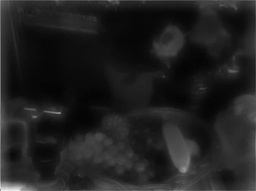
#> input picture haze.jpg, 256 x 191 px, shrunk from 700 x 521 before the run
$ python main.py
#> lines starting #> are read from the running program, lines starting #| are printed output that depends on the picture
### guidedfilter.py
#!/usr/bin/env python
# -*- coding: utf-8 -*-
"""Implementation for Guided Image Filtering
Reference:
http://research.microsoft.com/en-us/um/people/kahe/eccv10/
"""
from itertools import combinations_with_replacement
from collections import defaultdict

import numpy as np
from numpy.linalg import inv

R, G, B = 0, 1, 2  # index for convenience

def boxfilter(I, r):
    """Fast box filter implementation.

    Parameters
    ----------
    I:  a single channel/gray image data normalized to [0.0, 1.0]
    r:  window radius

    Return
    -----------
    The filtered image data.
    """
    M, N = I.shape
    dest = np.zeros((M, N))
    #print(I)

    # cumulative sum over Y axis (tate-houkou no wa)
    sumY = np.cumsum(I, axis=0)
    #print('sumY:{}'.format(sumY))
    # difference over Y axis
    dest[:r + 1] = sumY[r:2*r + 1] # top r+1 lines
    dest[r + 1:M - r] = sumY[2*r + 1:] - sumY[:M - 2*r - 1]
    #print(sumY[2*r + 1:]) # from 2*r+1 to end lines
    #print(sumY[:M - 2*r - 1]) # same lines of above, from start
    #tile replicate sumY[-1] and line them up to match the shape of (r, 1)
    dest[-r:] = np.tile(sumY[-1], (r, 1)) - sumY[M - 2*r - 1:M - r - 1] # bottom r lines

    # cumulative sum over X axis
    sumX = np.cumsum(dest, axis=1)
    #print('sumX:{}'.format(sumX))
    # difference over X axis
    dest[:, :r + 1] = sumX[:, r:2*r + 1] # left r+1 columns
    dest[:, r + 1:N - r] = sumX[:, 2*r + 1:] - sumX[:, :N - 2*r - 1]
    dest[:, -r:] = np.tile(sumX[:, -1][:, None], (1, r)) - sumX[:, N - 2*r - 1:N - r - 1] # right r columns

    #print(dest)

    return dest


def guided_filter(I, p, r=15, eps=1e-3):
    """Refine a filter under the guidance of another (RGB) image.

    Parameters
    -----------
    I:   an M * N * 3 RGB image for guidance.
    p:   the M * N filter to be guided. transmission is used for this case.
    r:   the radius of the guidance
    eps: epsilon for the guided filter

    Return
    -----------
    The guided filter.
    """
    M, N = p.shape
    base = boxfilter(np.ones((M, N)), r) # this is needed for regularization

    # each channel of I filtered with the mean filter. this is myu.
    means = [boxfilter(I[:, :, i], r) / base for i in range(3)]

    # p filtered with the mean filter
    mean_p = boxfilter(p, r) / base

    # filter I with p then filter it with the mean filter
    means_IP = [boxfilter(I[:, :, i]*p, r) / base for i in range(3)]

    # covariance of (I, p) in each local patch
    covIP = [means_IP[i] - means[i]*mean_p for i in range(3)]

    # variance of I in each local patch: the matrix Sigma in ECCV10 eq.14
    var = defaultdict(dict)
    for i, j in combinations_with_replacement(range(3), 2):
        var[i][j] = boxfilter(I[:, :, i]*I[:, :, j], r) / base - means[i]*means[j]

    a = np.zeros((M, N, 3))
    for y, x in np.ndindex(M, N):
        #         rr, rg, rb
        # Sigma = rg, gg, gb
        #         rb, gb, bb
        Sigma = np.array([[var[R][R][y, x], var[R][G][y, x], var[R][B][y, x]],
                          [var[R][G][y, x], var[G][G][y, x], var[G][B][y, x]],
                          [var[R][B][y, x], var[G][B][y, x], var[B][B][y, x]]])
        cov = np.array([c[y, x] for c in covIP])
        a[y, x] = np.dot(cov, inv(Sigma + eps*np.eye(3)))  # eq 14

    # ECCV10 eq.15
    b = mean_p - a[:, :, R]*means[R] - a[:, :, G]*means[G] - a[:, :, B]*means[B]

    # ECCV10 eq.16
    q = (boxfilter(a[:, :, R], r)*I[:, :, R] + boxfilter(a[:, :, G], r)*I[:, :, G] + boxfilter(a[:, :, B], r)*I[:, :, B] + boxfilter(b, r)) / base

    return q

### main.py
import cv2
import numpy as np
np.set_printoptions(threshold=np.inf)
from guidedfilter import guided_filter
from PIL import Image

def get_illumination_channel(I, w):
    M, N, _ = I.shape
    # padding for channels
    padded = np.pad(I, ((int(w/2), int(w/2)), (int(w/2), int(w/2)), (0, 0)), 'edge')
    darkch = np.zeros((M, N))
    brightch = np.zeros((M, N))

    for i, j in np.ndindex(darkch.shape):
        darkch[i, j] = np.min(padded[i:i + w, j:j + w, :]) # dark channel
        brightch[i, j] = np.max(padded[i:i + w, j:j + w, :]) # bright channel

    return darkch, brightch

def get_atmosphere(I, brightch, p=0.1):
    M, N = brightch.shape
    flatI = I.reshape(M*N, 3) # reshaping image array
    flatbright = brightch.ravel() #flattening image array

    searchidx = (-flatbright).argsort()[:int(M*N*p)] # sorting and slicing
    A = np.mean(flatI.take(searchidx, axis=0), dtype=np.float64, axis=0)
    return A

def get_initial_transmission(A, brightch):
    A_c = np.max(A)
    init_t = (brightch-A_c)/(1.-A_c) # finding initial transmission map
    return (init_t - np.min(init_t))/(np.max(init_t) - np.min(init_t)) # normalized initial transmission map

def get_corrected_transmission(I, A, darkch, brightch, init_t, alpha, omega, w):
    im = np.empty(I.shape, I.dtype);
    for ind in range(0, 3):
        im[:, :, ind] = I[:, :, ind] / A[ind] #divide pixel values by atmospheric light
    dark_c, _ = get_illumination_channel(im, w) # dark channel transmission map
    dark_t = 1 - omega*dark_c # corrected dark transmission map
    corrected_t = init_t # initializing corrected transmission map with initial transmission map
    diffch = brightch - darkch # difference between transmission maps

    for i in range(diffch.shape[0]):
        for j in range(diffch.shape[1]):
            if(diffch[i, j] < alpha):
                corrected_t[i, j] = dark_t[i, j] * init_t[i, j]

    return np.abs(corrected_t)

def get_final_image(I, A, refined_t, tmin):
    refined_t_broadcasted = np.broadcast_to(refined_t[:, :, None], (refined_t.shape[0], refined_t.shape[1], 3)) # duplicating the channel of 2D refined map to 3 channels
    J = (I-A) / (np.where(refined_t_broadcasted < tmin, tmin, refined_t_broadcasted)) + A # finding result

    return (J - np.min(J))/(np.max(J) - np.min(J)) # normalizing result

def reduce_init_t(init_t):
    init_t = (init_t*255).astype(np.uint8)
    xp = [0, 32, 255]
    fp = [0, 32, 48]
    x = np.arange(256) # creating array [0,...,255]
    table = np.interp(x, xp, fp).astype('uint8') # interpreting fp according to xp in range of x
    init_t = cv2.LUT(init_t, table) # lookup table
    init_t = init_t.astype(np.float64)/255 # normalizing the transmission map
    return init_t

def dehaze(I, tmin=0.1, w=15, alpha=0.4, omega=0.75, p=0.1, eps=1e-3, reduce=False):
    I = np.asarray(im, dtype=np.float64) # Convert the input to a float array.
    I = I[:, :, :3] / 255
    m, n, _ = I.shape
    Idark, Ibright = get_illumination_channel(I, w)
    A = get_atmosphere(I, Ibright, p)

    init_t = get_initial_transmission(A, Ibright)
    if reduce:
        init_t = reduce_init_t(init_t)
    corrected_t = get_corrected_transmission(I, A, Idark, Ibright, init_t, alpha, omega, w)

    normI = (I - I.min()) / (I.max() - I.min())
    refined_t = guided_filter(normI, corrected_t, w, eps) # applying guided filter
    J_refined = get_final_image(I, A, refined_t, tmin)

    enhanced = (J_refined*255).astype(np.uint8)
    f_enhanced = cv2.detailEnhance(enhanced, sigma_s=10, sigma_r=0.15)
    f_enhanced = cv2.edgePreservingFilter(f_enhanced, flags=1, sigma_s=64, sigma_r=0.2)
    return f_enhanced


if __name__ == '__main__':
    im = cv2.imread('haze.jpg')
#> im is the input picture: shape (191, 256, 3); min 3, max 247, mean 32.1
    dehazed = dehaze(im, reduce=True)
#> after the loop in get_illumination_channel, `for i, j in np.ndindex(darkch.shape):`:
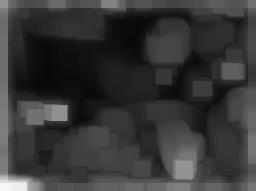
#> brightch: shape (191, 256) float64; min 0.0314, max 0.969, mean 0.215
#> after the loop in get_illumination_channel, `for i, j in np.ndindex(darkch.shape):`:
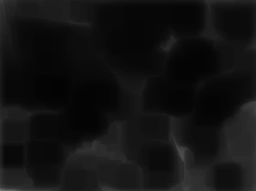
#> darkch: shape (191, 256) float64; min 0.0118, max 0.475, mean 0.07
#> in get_atmosphere, `searchidx = (-flatbright).argsort()[:int(M*N*p)]`: searchidx = 4889 values, max 48895 at index 2601, min 0 at index 723, mean 32092
#> in get_atmosphere, `A = np.mean(flatI.take(searchidx, axis=0), dtype=np.float64, axis=0)`: A = [0.265, 0.265, 0.265]
#> in get_initial_transmission, `A_c = np.max(A)`: A_c = 0.265
#> after the loop in get_corrected_transmission, `for i in range(diffch.shape[0]):`:
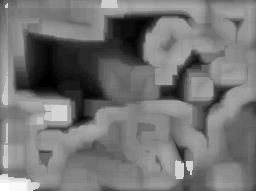
#> corrected_t: shape (191, 256) float64; min 0, max 0.188, mean 0.0864; drawn with min black and max white
#> in boxfilter, `sumY = np.cumsum(I, axis=0)`: I: shape (191, 256) float64; every value is 1
#> in guided_filter, `means = [boxfilter(I[:, :, i], r) / base for i in range(3)]`: means = 3 items
#> the loop in guided_filter, `for i, j in combinations_with_replacement(range(3), 2):` made 6 passes
#> pass 1, in boxfilter (call 9), `sumX = np.cumsum(dest, axis=1)`:
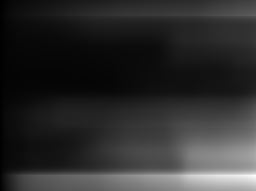
#> sumX: shape (191, 256) float64; min 3.47, max 417.1, mean 79; drawn with min black and max white
#> the loop in guided_filter, `for y, x in np.ndindex(M, N):` made 48896 passes
#> cov on passes 1 to 3: [-0.00053, -0.00053, -0.00053], [-0.000523, -0.000523, -0.000523], [-0.000522, -0.000522, -0.000522]
#> after the loop in guided_filter, `for y, x in np.ndindex(M, N):`:
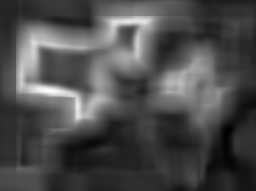
#> a: shape (191, 256, 3) float64; mean of channels 0, 1, 2 0.0431, 0.0431, 0.0431; drawn with min black and max white
#> in guided_filter, `q = (boxfilter(a[:, :, R], r)*I[:, :, R] + boxfilter(a[:, :, G], r)*I[..`:
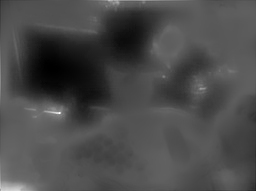
#> q: shape (191, 256) float64; min 0.0139, max 0.261, mean 0.0863; drawn with min black and max white
#> in dehaze, `f_enhanced = cv2.detailEnhance(enhanced, sigma_s=10, sigma_r=0.15)`:
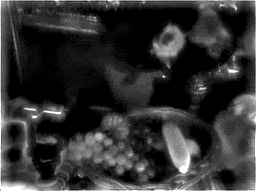
#> f_enhanced: shape (191, 256, 3); mean B, G, R 48.9, 48.9, 49
    cv2.imshow('Dehazed Image', dehazed)
    cv2.waitKey(0)
    cv2.destroyAllWindows()
